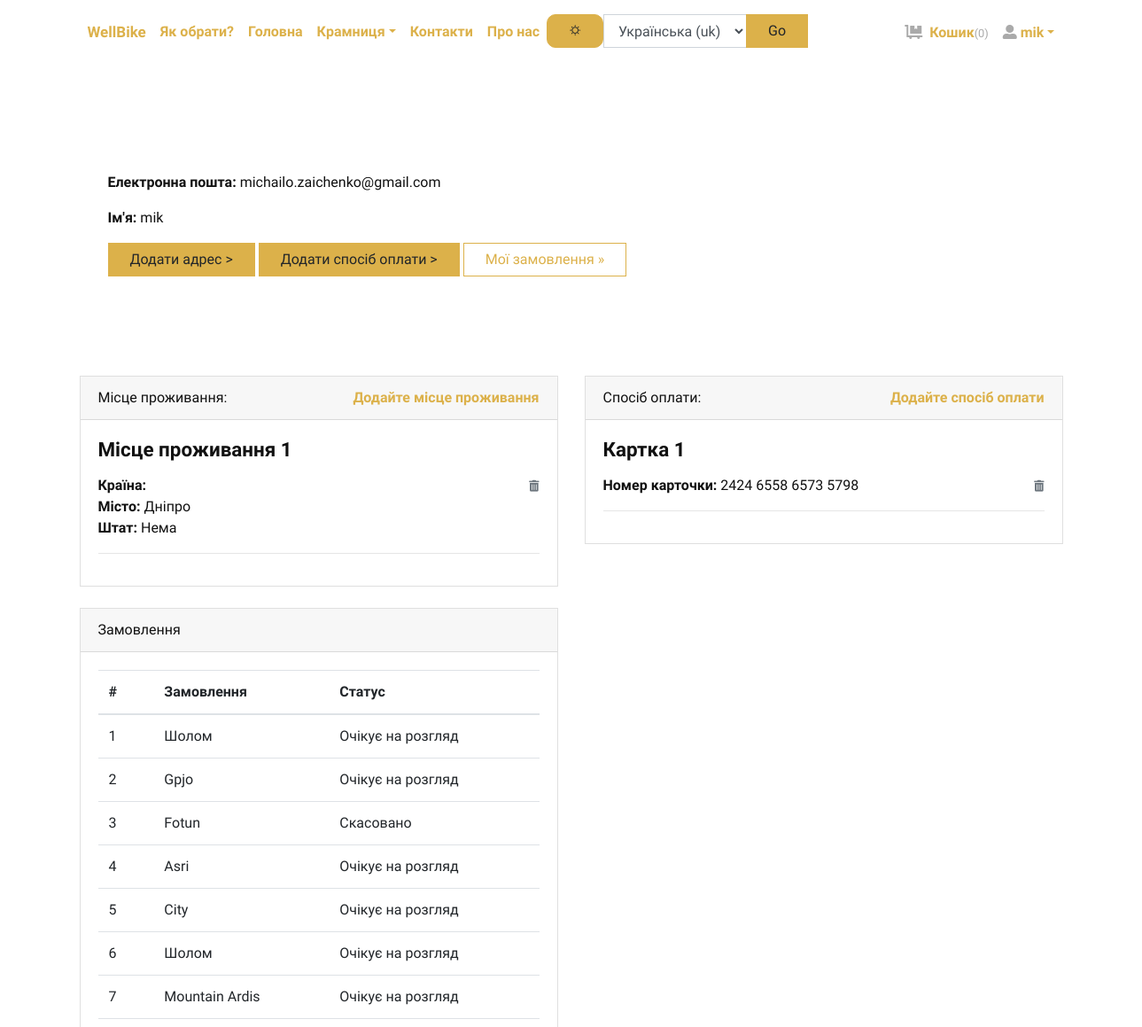
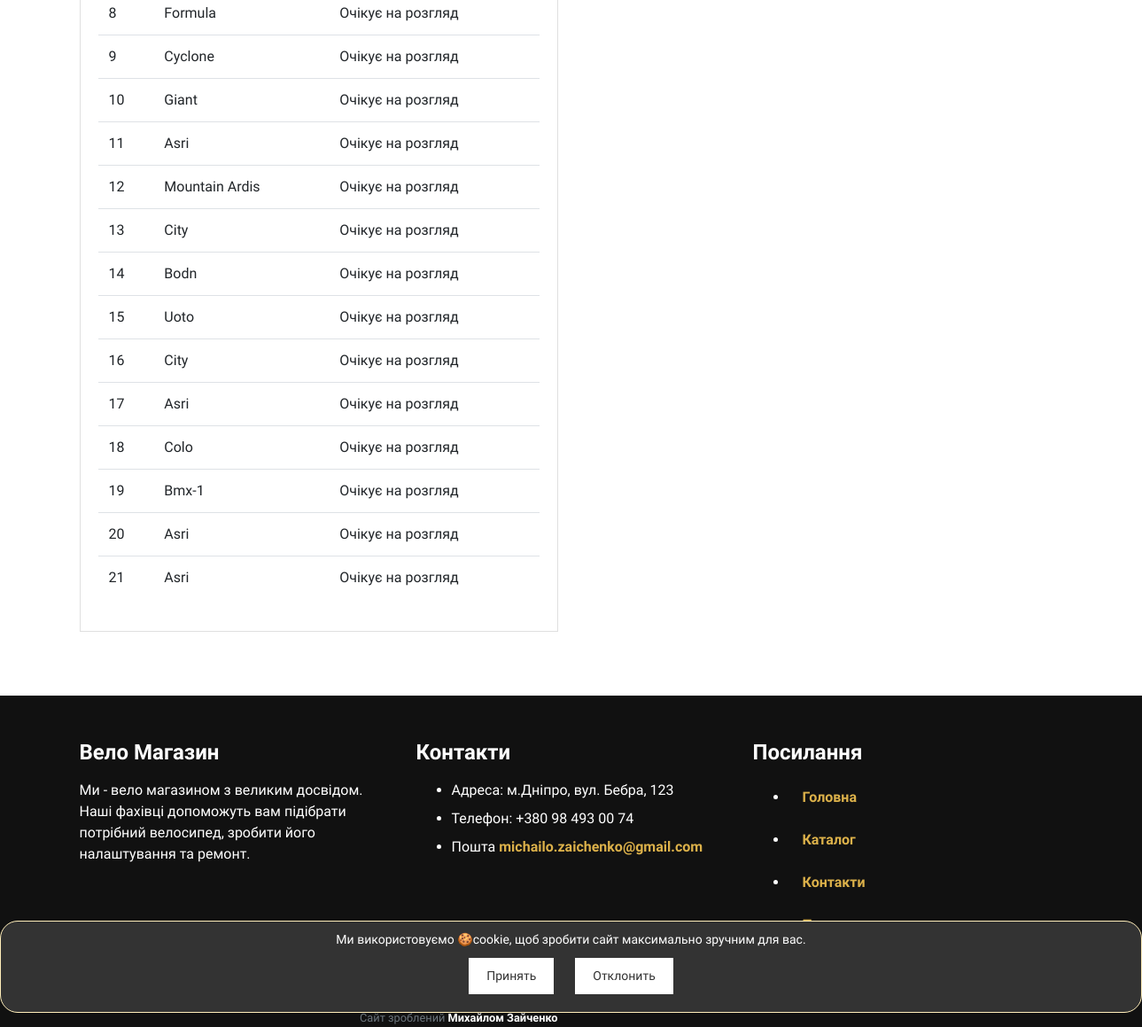
The page /accounts/profile/ (signed in) on the database its author committed (2 pictures, top to bottom).
### store/models.py (models this page shows, shortened)
class Address(models.Model):
    user = models.ForeignKey(User, verbose_name="User", on_delete=models.CASCADE)
    locality = models.CharField(max_length=150, verbose_name="Nearest Location")
    city = models.CharField(max_length=150, verbose_name="City")
    state = models.CharField(max_length=150, verbose_name="State")

class PayingWay(models.Model):
    user = models.ForeignKey(User, verbose_name="User", on_delete=models.CASCADE)
    card_number = models.CharField(max_length=20, verbose_name='card_number')

class Order(models.Model):
    user = models.ForeignKey(User, verbose_name="User", on_delete=models.CASCADE)
    address = models.ForeignKey(Address, verbose_name="Shipping Address", on_delete=models.CASCADE)
    paying_way = models.ForeignKey(PayingWay, verbose_name="Paying Way", on_delete=models.CASCADE, blank=True,
                                   null=True)
    product = models.ForeignKey(Product, verbose_name="Product", on_delete=models.CASCADE)
    quantity = models.PositiveIntegerField(verbose_name="Quantity")
    ordered_date = models.DateTimeField(auto_now_add=True, verbose_name="Ordered Date")
    status = models.CharField(
        choices=STATUS_CHOICES,
        max_length=50,
        default="Очікує на розгляд"
        )

class Product(models.Model):
    title = models.CharField(max_length=150, verbose_name="Product Title")
    slug = models.SlugField(max_length=160, verbose_name="Product Slug")
    sku = models.CharField(max_length=255, unique=True, verbose_name="Unique Product ID (SKU)")
    short_description = models.TextField(verbose_name="Short Description")
    detail_description = models.TextField(blank=True, null=True, verbose_name="Detail Description")
    product_image = models.ImageField(upload_to='product', blank=True, null=True, verbose_name="Product Image")
    price = models.DecimalField(max_digits=8, decimal_places=2)
    category = models.ForeignKey(Category, verbose_name="Product Categoy", on_delete=models.CASCADE)
    is_active = models.BooleanField(verbose_name="Is Active?")
    is_featured = models.BooleanField(verbose_name="Is Featured?")
    created_at = models.DateTimeField(auto_now_add=True, verbose_name="Created Date")
    updated_at = models.DateTimeField(auto_now=True, verbose_name="Updated Date")
    class Meta:
        verbose_name_plural = 'Products'
        ordering = ('-created_at', )

### store/views.py (the view)
# urls.py: path('accounts/profile/', views.profile, name="profile"),
@login_required
def profile(request):
    addresses = Address.objects.filter(user=request.user)
    paying_ways = PayingWay.objects.filter(user=request.user)
    orders = Order.objects.filter(user=request.user)
    your_account = request.user
    return render(request, 'account/profile.html', {'addresses': addresses, 'orders': orders, 'your_account':
        your_account, 'paying_ways': paying_ways})

### store/context_preprocessors.py (called while the page is built)
def store_menu(request):
    categories = Category.objects.filter(is_active=True)
    context = {
        'categories_menu': categories,
    }
    return context

def cart_menu(request):
    if request.user.is_authenticated:
        cart_items= Cart.objects.filter(user=request.user)
        context = {
            'cart_items': cart_items,
        }
    else:
        context = {}
    return context

### store/templates/account/profile.html (shortened to what this page needs)
{% extends 'base.html' %}
{% load static %}
{% block content %}
    <div class="container py-5">
        <div class="jumbotron">
            <p><strong>Електронна пошта:</strong> {{ request.user.email }}</p>
            <p><strong>Ім'я:</strong> {{ request.user.username }}</p>
            <p><a class="btn btn-primary btn-large" href="{% url 'store:add-address' %}">Додати адрес ></a>
                <a class="btn btn-primary btn-large" href="{% url 'store:add-paying-way' %}">Додати спосіб оплати ></a>
                <a class="btn btn-outline-primary btn-large" href="{% url 'store:orders' %}">Мої замовлення »</a></p>
        </div>
        <div class="row">
            <div class="col-lg-6">
                <div class="card mb-4" id="headings">
                    <div class="card-header">Місце проживання: <span class="float-right"><a
                            href="{% url 'store:add-address' %}">Додайте місце проживання</a></span></div>
                    <div class="card-body">
                        {% if addresses %}
                            {% for address in addresses %}
                                <h4 class="mb-3">Місце проживання {{ forloop.counter }}</h4>
                                <span class="float-right"><a href="{% url 'store:remove-address' address.id %}"><i
                                        class="fas fa-trash-alt small text-muted"></i></a></span>
                                <p>
                                    <strong>Країна: </strong>{{ address.country }} <br>
                                    <strong>Місто: </strong>{{ address.city }} <br>
                                    <strong>Штат: </strong>{{ address.state }} <br>
                                </p>
                                <hr>
                            {% endfor %}
                        {% else %}
                            <div class="text-danger">
                                Місце проживання не додано(
                            </div>
                        {% endif %}
                    </div>
                </div>
            </div>
            <div class="col-lg-6">
                <div class="card mb-4" id="headings">
                    <div class="card-header">Спосіб оплати: <span class="float-right"><a
                            href="{% url 'store:add-paying-way' %}">Додайте спосіб оплати</a></span></div>
                    <div class="card-body">
                        {% if paying_ways %}
                            {% for paying_way in paying_ways %}
                                <h4 class="mb-3">Картка {{ forloop.counter }}</h4>
                                <span class="float-right"><a href="{% url 'store:remove-payingway' paying_way.id %}"><i
                                        class="fas fa-trash-alt small text-muted"></i></a></span>
                                <p>
                                    <strong>Номер карточки: </strong>{{ paying_way.card_number }} <br>
                                </p>
                                <hr>
                            {% endfor %}
                        {% else %}
                            <div class="text-danger">
                                Cпосіб оплати не додано(
                            </div>
                        {% endif %}
                    </div>
                </div>
            </div>
            <div class="col-lg-6">
                <div class="card mb-4" id="tables">
                    <div class="card-header">Замовлення</div>
                    <div class="card-body">
                        <table class="table">
                            <thead>
                            <tr>
                                <th>#</th>
                                <th>Замовлення</th>
                                <th>Статус</th>
                            </tr>
                            </thead>
                            <tbody>
                            {% if orders %}
                                {% for order in orders %}
                                    <tr>
                                        <td>{{ forloop.counter }}</td>
                                        <td>{{ order.product.title }}</td>
                                        <td>
                                            {{ order.status }}
                                        </td>
                                    </tr>
                                {% endfor %}
                            {% else %}
                                <tr>
                                    <td class="text-danger" colspan="3">Ви ще нічого не замовляли.</td>
                                </tr>
                            {% endif %}
                            </tbody>
                        </table>
                    </div>
                </div>
            </div>
        </div>
    </div>
{% endblock content %}

### store/templates/navbar.html (shortened to what this page needs)
{% load static %}
{% load i18n %}
{% block head %}
    <link href="{% static 'css/header.css' %}" rel="stylesheet" type="text/css">
    <link href="{% static 'css/button_back_col.css' %}" rel="stylesheet" type="text/css">
{% endblock %}
<header>
    <div class="container px-0 px-lg-3">
        <nav class="navbar navbar-expand-lg py-3 px-lg-0">
            <div class="collapse navbar-collapse" id="navbarSupportedContent">
                <ul class="navbar-nav mr-auto">
                    <li class="nav-item">
                        <a class="nav-link active" href="{% url 'store:home' %}"><span
                                class="custom-text">WellBike</span></a>
                    </li>
                    <li class="nav-item">
                        <a class="nav-link" href="{% url 'store:main' %}">{% trans 'Як обрати?' %}</a>
                    </li>
                    <li class="nav-item">
                        <a class="nav-link" href="{% url 'store:home' %}">{% trans 'Головна' %}</a>
                    </li>
                    <li class="nav-item dropdown"><a class="nav-link dropdown-toggle" id="pagesDropdown" href="#"
                                                     data-toggle="dropdown" aria-haspopup="true"
                                                     aria-expanded="false">{% trans 'Крамниця' %}</a>
                    </li>
                    <li class="nav-item">
                        <a class="nav-link" href="{% url 'store:contacts' %}">{% trans "Контакти" %}</a>
                    </li>
                    <li class="nav-item">
                        <a class="nav-link" href="{% url 'store:about' %}"> {% trans "Про нас" %}</a>
                    </li>
                    <li>
                        <div id="toggle-theme" class="btn btn-primary">🌣</div>
                    </li>
                    <li>
                        {% load i18n %}
                        <form action="{% url 'set_language' %}" method="post" class="form-inline">
                            <div class="input-group">
                                <select name="language" class="form-control">
                                    {% get_current_language as LANGUAGE_CODE %}
                                    {% get_available_languages as LANGUAGES %}
                                    {% get_language_info_list for LANGUAGES as languages %}
                                    {% for language in languages %}
                                        <option value="{{ language.code }}"{% if language.code == LANGUAGE_CODE %}
                                                selected{% endif %}>
                                            {{ language.name_local }} ({{ language.code }})
                                        </option>
                                    {% endfor %}
                                </select>
                                <div class="input-group-append">
                                    <button type="submit" class="btn btn-primary">Go</button>
                                </div>
                            </div>
                        </form>
                    </li>
                </ul>
                <ul class="navbar-nav ml-auto">
                    {% if request.user.is_authenticated %}
                        <li class="nav-item"><a class="nav-link" href="{% url 'store:cart' %}"> <i
                                class="fas fa-dolly-flatbed mr-1 text-gray"></i> {% trans 'Кошик' %}<small
                                class="text-gray">({{ cart_items.count }})</small></a></li>
                        <li class="nav-item dropdown"><a class="nav-link dropdown-toggle" id="pagesDropdown" href="#"
                                                         data-toggle="dropdown" aria-haspopup="true"
                                                         aria-expanded="false"><i class="fas fa-user-alt mr-1
                                                   text-gray"></i>{{ your_account }}</a></a>
                        </li>
                    {% else %}
                        <li class="nav-item"><a class="nav-link" href="{% url 'store:login' %}">{% trans 'Увійти' %}</a></li>
                        <li class="nav-item"><a class="nav-link" href="{% url 'store:register' %}">{% trans 'Створити акаунт' %}</a>
                        </li>
                    {% endif %}
                </ul>
            </div>
        </nav>
    </div>
</header>

### static/css/style.gold.css (style rules this page uses)
.text-gray { color: #aaa !important; }
strong { font-weight: 700; }
.navbar { position: relative; }
.navbar { padding: 0.5rem 1rem; }
.btn { font-weight: 400; border: 1px solid transparent; font-family: inherit; padding: 0.375rem 1.5rem; font-size: 1rem; line-height: 1.5; border-radius: 0; transition: color 0.15s ease-in-out, background-color 0.15s ease-in-out, border-color 0.15s ease-in-out, box-shadow 0.15s ease-in-out; }
.btn-primary { color: #212529; background-color: #dcb14a; border-color: #dcb14a; }
.btn-outline-primary { color: #dcb14a; background-color: transparent; background-image: none; border-color: #dcb14a; }
body { font-family: "Libre Franklin", sans-serif; font-size: 1rem; font-weight: 400; line-height: 1.5; color: #111111; background-color: #fff; }
a { color: #dcb14a; text-decoration: none; }
h1, h2, h3, h4, h5, h6, .h1, .h2, .h3, .h4, .h5, .h6 { margin-bottom: 0.5rem; font-family: inherit; font-weight: 900; line-height: 1.2; color: inherit; }
h4, .h4 { font-size: 1.4rem; }
hr { border-top: 1px solid rgba(17, 17, 17, 0.1); }
small, .small { font-size: 80%; font-weight: 400; }
.form-control { padding: 0.375rem 0.75rem; font-size: 1rem; line-height: 1.5; color: #495057; background-color: #fff; border: 1px solid #ced4da; border-radius: 0; transition: border-color 0.15s ease-in-out, box-shadow 0.15s ease-in-out; }
.form-control::placeholder { color: #adb5bd; font-size: 0.85rem; font-weight: 400; }
select.form-control:not([size]):not([multiple]) { height: calc(2.25rem + 2px); }
.nav-link { padding: 0.5rem 1rem; }
.card { border-radius: 0; }
.card-body { padding: 1.25rem; }
.card-header { padding: 0.75rem 1.25rem; background-color: rgba(17, 17, 17, 0.03); border-bottom: 1px solid rgba(17, 17, 17, 0.125); }
.card-header:first-child { border-radius: calc(0 - 1px) calc(0 - 1px) 0 0; }

### static/css/header.css (style rules this page uses)
.custom-text { font-size: 17px; }
a { font-weight: bolder; }
#toggle-theme { border-radius: 10px; }

### rows shown on the page
Address: city "Дніпро", state "Нема"
PayingWay: card_number "2424 6558 6573 5798"
Order: product "Шолом", status "Очікує на розгляд"
Order: product "Gpjo", status "Очікує на розгляд"
Order: product "Fotun", status "Скасовано"
Order: product "Asri", status "Очікує на розгляд"
Order: product "City", status "Очікує на розгляд"
Order: product "Шолом", status "Очікує на розгляд"
Order: product "Mountain Ardis", status "Очікує на розгляд"
Order: product "Formula", status "Очікує на розгляд"
Order: product "Cyclone", status "Очікує на розгляд"
Order: product "Giant", status "Очікує на розгляд"
Order: product "Asri", status "Очікує на розгляд"
Order: product "Mountain Ardis", status "Очікує на розгляд"
Order: product "City", status "Очікує на розгляд"
Order: product "Bodn", status "Очікує на розгляд"
Order: product "Uoto", status "Очікує на розгляд"
Order: product "City", status "Очікує на розгляд"
Order: product "Asri", status "Очікує на розгляд"
Order: product "Colo", status "Очікує на розгляд"
Order: product "Bmx-1", status "Очікує на розгляд"
Order: product "Asri", status "Очікує на розгляд"
Order: product "Asri", status "Очікує на розгляд"

### other values the page prints
{{ cart_items.count }} "0"
{{ your_account }} "mik"
{{ request.user.email }} "michailo.zaichenko@gmail.com"
{{ request.user.username }} "mik"
form field language "Українська (uk)"
